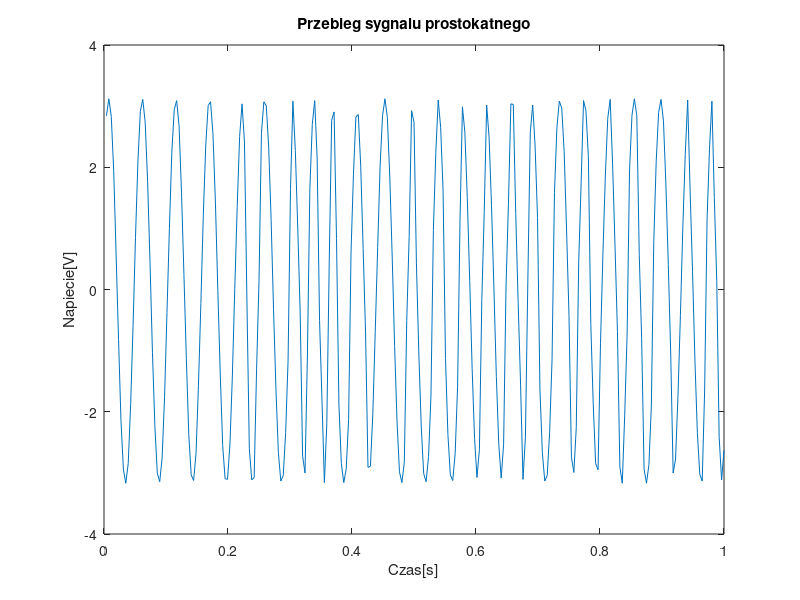

Write the MATLAB code that produced this figure.
load probki.txt

[n,p] = size(probki);

t = 1:n;
t = t/n;


plot(t,probki), 
xlabel('Czas[s]'), ylabel('Napiecie[V]')
title('Przebieg sygnalu prostokatnego')
